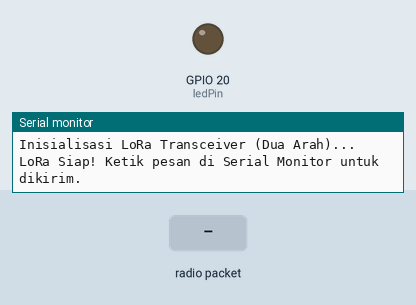
This sketch was run on a simulated ESP32-S3. Parts: output pins drawn as LEDs (lit = HIGH), the last lines printed to the serial monitor. The inputs (shaded band) are chosen by the test bench. No radio packets arrive unless stated.

Above: at 1.2 s.
1.3 s: radio packet "1" arrives
At 1.8 s:
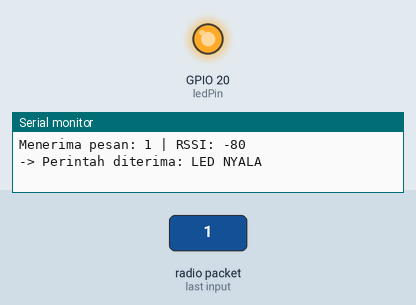
4.3 s: radio packet "0" arrives
At 5.3 s:
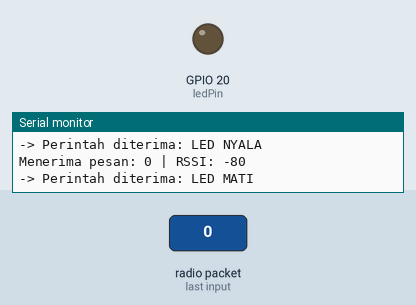
Timing chart, 0 to 7.3 s (numbered marks = the images above; inputs shaded):
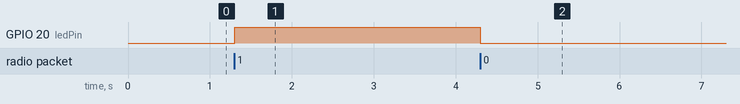

The sketch:

esp32s3_LORa.ino
```cpp
// (licence header left out)
#include <SPI.h>
#include <LoRa.h>

// Konfigurasi Pin LoRa RA-02 untuk ESP32-S3
const int ss = 10;
const int rst = 9;
const int dio0 = 8;

// Pin SPI fleksibel untuk ESP32-S3
const int sck = 12;
const int miso = 13;
const int mosi = 11;
const int ledPin = 20;

void setup() {
  Serial.begin(115200);
  pinMode(ledPin, OUTPUT);
  digitalWrite(ledPin, 0);
  while (!Serial)
    ;
  Serial.println("Inisialisasi LoRa Transceiver (Dua Arah)...");

  // Inisialisasi SPI khusus ESP32-S3
  SPI.begin(sck, miso, mosi, ss);
  LoRa.setPins(ss, rst, dio0);

  if (!LoRa.begin(433E6)) {  // Frekuensi 433 MHz
    Serial.println("Gagal memulai LoRa! Periksa kabel.");
    while (1)
      ;
  }

  LoRa.setSyncWord(0xF3);  // Kode sinkronisasi (harus sama di kedua ESP32)
  Serial.println("LoRa Siap! Ketik pesan di Serial Monitor untuk dikirim.");
}

void loop() {
  // 1. CEK APAKAH ADA DATA MASUK DARI LORA
  int packetSize = LoRa.parsePacket();
  if (packetSize) {
    String dataMasuk = "";
    while (LoRa.available()) {
      dataMasuk += (char)LoRa.read();
    }
    dataMasuk.trim();  // Membersihkan spasi/karakter newline

    Serial.print("Menerima pesan: ");
    Serial.print(dataMasuk);
    Serial.print(" | RSSI: ");
    Serial.println(LoRa.packetRssi());

    // Kontrol LED berdasarkan data yang diterima
    if (dataMasuk == "1") {
      digitalWrite(ledPin, HIGH);  // Nyalakan LED

      Serial.println("-> Perintah diterima: LED NYALA");
    } else if (dataMasuk == "0") {
      digitalWrite(ledPin, LOW);  // Matikan LED
      Serial.println("-> Perintah diterima: LED MATI");
    }
  }

  // 2. CEK APAKAH ADA KETIKAN DARI SERIAL MONITOR (UNTUK DIKIRIM)
  if (Serial.available() > 0) {
    String pesanKirim = Serial.readStringUntil('\n');  // Baca teks sampai enter
    pesanKirim.trim();                                 // Hapus spasi/karakter newline ekstra jika ada

    if (pesanKirim.length() > 0) {
      Serial.print("[Kirim LoRa] Mengirim: ");
      Serial.println(pesanKirim);

      // Mulai mengirim paket LoRa
      LoRa.beginPacket();
      LoRa.print(pesanKirim);
      LoRa.endPacket();

      Serial.println("Pesan terkirim ke udara!");
    }
  }
}
```

Measured:
- after the input at 1.3 s, GPIO 20 (ledPin): LOW → HIGH at once
- after the input at 4.3 s, GPIO 20 (ledPin): HIGH → LOW at once
